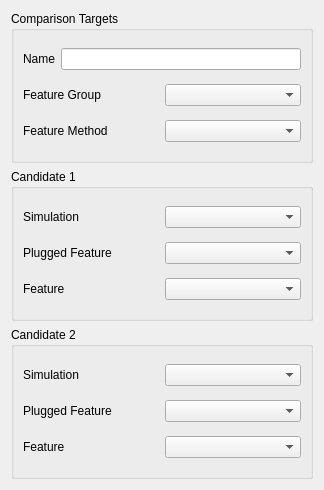
<?xml version="1.0" encoding="UTF-8"?>
<ui version="4.0">
 <class>UserLabGui::DlgSimulationComparison</class>
 <widget class="QWidget" name="UserLabGui::DlgSimulationComparison">
  <property name="geometry">
   <rect>
    <x>0</x>
    <y>0</y>
    <width>324</width>
    <height>490</height>
   </rect>
  </property>
  <property name="windowTitle">
   <string>Feature Parameters</string>
  </property>
  <property name="sizeGripEnabled" stdset="0">
   <bool>true</bool>
  </property>
  <layout class="QGridLayout" name="gridLayout">
   <item row="1" column="0">
    <widget class="QGroupBox" name="GroupBox5_3">
     <property name="title">
      <string>Candidate 1</string>
     </property>
     <layout class="QGridLayout" name="_3">
      <property name="leftMargin">
       <number>9</number>
      </property>
      <property name="topMargin">
       <number>9</number>
      </property>
      <property name="rightMargin">
       <number>9</number>
      </property>
      <property name="bottomMargin">
       <number>9</number>
      </property>
      <property name="spacing">
       <number>6</number>
      </property>
      <item row="1" column="0">
       <layout class="QHBoxLayout" name="horizontalLayout" stretch="0,0">
        <item>
         <widget class="QLabel" name="label">
          <property name="text">
           <string>Simulation</string>
          </property>
         </widget>
        </item>
        <item>
         <widget class="QComboBox" name="comboBox_Sim_Candidate1"/>
        </item>
       </layout>
      </item>
      <item row="3" column="0">
       <layout class="QHBoxLayout" name="horizontalLayout_10" stretch="0,0">
        <item>
         <widget class="QLabel" name="label_14">
          <property name="text">
           <string>Feature</string>
          </property>
         </widget>
        </item>
        <item>
         <widget class="QComboBox" name="comboBox_Feature_Candidate1"/>
        </item>
       </layout>
      </item>
      <item row="2" column="0">
       <layout class="QHBoxLayout" name="horizontalLayout_23" stretch="0,0">
        <item>
         <widget class="QLabel" name="label_25">
          <property name="text">
           <string>Plugged Feature</string>
          </property>
         </widget>
        </item>
        <item>
         <widget class="QComboBox" name="comboBox_PlggedFeature_Candidate1"/>
        </item>
       </layout>
      </item>
     </layout>
    </widget>
   </item>
   <item row="2" column="0">
    <widget class="QGroupBox" name="GroupBox5_4">
     <property name="title">
      <string>Candidate 2</string>
     </property>
     <layout class="QGridLayout" name="_4">
      <property name="leftMargin">
       <number>9</number>
      </property>
      <property name="topMargin">
       <number>9</number>
      </property>
      <property name="rightMargin">
       <number>9</number>
      </property>
      <property name="bottomMargin">
       <number>9</number>
      </property>
      <property name="spacing">
       <number>6</number>
      </property>
      <item row="1" column="0">
       <layout class="QHBoxLayout" name="horizontalLayout_2" stretch="0,0">
        <item>
         <widget class="QLabel" name="label_2">
          <property name="text">
           <string>Simulation</string>
          </property>
         </widget>
        </item>
        <item>
         <widget class="QComboBox" name="comboBox_Sim_Candidate2"/>
        </item>
       </layout>
      </item>
      <item row="3" column="0">
       <layout class="QHBoxLayout" name="horizontalLayout_13" stretch="0,0">
        <item>
         <widget class="QLabel" name="label_15">
          <property name="text">
           <string>Feature</string>
          </property>
         </widget>
        </item>
        <item>
         <widget class="QComboBox" name="comboBox_Feature_Candidate2"/>
        </item>
       </layout>
      </item>
      <item row="2" column="0">
       <layout class="QHBoxLayout" name="horizontalLayout_28" stretch="0,0">
        <item>
         <widget class="QLabel" name="label_30">
          <property name="text">
           <string>Plugged Feature</string>
          </property>
         </widget>
        </item>
        <item>
         <widget class="QComboBox" name="comboBox_PlggedFeature_Candidate2"/>
        </item>
       </layout>
      </item>
     </layout>
    </widget>
   </item>
   <item row="0" column="0">
    <widget class="QGroupBox" name="GroupBox5_6">
     <property name="title">
      <string>Comparison Targets</string>
     </property>
     <layout class="QGridLayout" name="_11">
      <property name="leftMargin">
       <number>9</number>
      </property>
      <property name="topMargin">
       <number>9</number>
      </property>
      <property name="rightMargin">
       <number>9</number>
      </property>
      <property name="bottomMargin">
       <number>9</number>
      </property>
      <property name="spacing">
       <number>6</number>
      </property>
      <item row="1" column="0">
       <layout class="QHBoxLayout" name="horizontalLayout_4" stretch="0,0">
        <item>
         <widget class="QLabel" name="label_4">
          <property name="text">
           <string>Feature Group</string>
          </property>
         </widget>
        </item>
        <item>
         <widget class="QComboBox" name="comboBox_FeatureGroup"/>
        </item>
       </layout>
      </item>
      <item row="2" column="0">
       <layout class="QHBoxLayout" name="horizontalLayout_30" stretch="0,0">
        <item>
         <widget class="QLabel" name="label_32">
          <property name="text">
           <string>Feature Method</string>
          </property>
         </widget>
        </item>
        <item>
         <widget class="QComboBox" name="comboBox_Method"/>
        </item>
       </layout>
      </item>
      <item row="0" column="0">
       <layout class="QHBoxLayout" name="horizontalLayout_8" stretch="0,0">
        <item>
         <widget class="QLabel" name="label_8">
          <property name="text">
           <string>Name</string>
          </property>
         </widget>
        </item>
        <item>
         <widget class="QLineEdit" name="lineEdit_Name"/>
        </item>
       </layout>
      </item>
     </layout>
    </widget>
   </item>
  </layout>
 </widget>
 <resources/>
 <connections/>
</ui>
